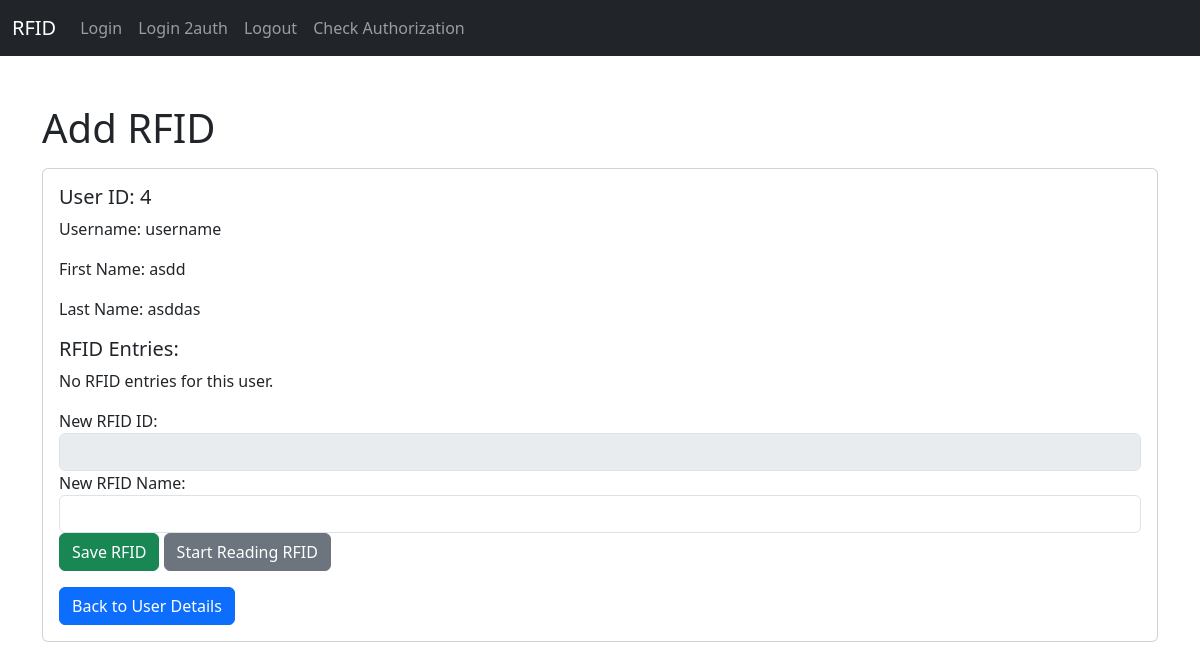
Page /add_rfid/4 on the committed database.
### entities/DatabaseManager.py (models this page shows, shortened)
class BaseModel(Model):
    class Meta:
        database = db

class User(BaseModel):
    username = CharField()
    first_name = CharField()
    password = CharField()
    name = CharField()
    last_name = CharField()

### server.py (the view, shortened to what this page needs)
@app.route('/add_rfid/<int:user_id>', methods=['GET', 'POST'])
def add_rfid_to_user_form(user_id):
    try:
        if (request.method == 'GET'):
            user = db_manager.get_user_by_id(user_id)
            return render_template('add_rfid.html', user=_user_to_model(user))
    except Exception as e:
        Logger.error(e)

### entities/DatabaseManager.py (called while the page is built)
    def get_user_by_id(self, user_id):
        user = User.select(User, RFID).where(User.id == user_id).join(RFID, JOIN.LEFT_OUTER).first()
        return user

### server.py (called while the page is built)
def _user_to_model(user):
    user_data = {
                'id' : user.id,
                'username': user.username,
                'first_name': user.first_name,
                'name': user.name,
                'last_name': user.last_name,
                'rfid': None  # По умолчанию RFID отсутствует
            }
    if user.rfid:  # Если у пользователя есть связанный RFID
        user_data['rfid'] = {
            'id': user.rfid.id,
            'name': user.rfid.name
        }
    return user_data

### templates/add_rfid.html (shortened to what this page needs)
{% include 'header.html' %}
    <div class="container mt-5">
        <h1>Add RFID</h1>
        <div class="card mt-3">
            <div class="card-body">
                <h5 class="card-title">User ID: {{ user.id }}</h5>
                <p class="card-text">Username: {{ user.username }}</p>
                <p class="card-text">First Name: {{ user.first_name }}</p>
                <p class="card-text">Last Name: {{ user.last_name }}</p>
                <h5 class="mt-3">RFID Entries:</h5>
                {% if user.rfid %}
                    <div class="card">
                        <div class="card-body">
                            <h6 class="card-subtitle mb-2 text-muted">RFID ID: {{ user.rfid.id }}</h6>
                            <p class="card-text">RFID Name: {{ user.rfid.name }}</p>
                        </div>
                    </div>
                {% else %}
                    <p>No RFID entries for this user.</p>
                {% endif %}
                <form method="post" action="/add_rfid/{{user.id}}">
                    <div class="form-group mt-3">
                        <label for="rfid_id">New RFID ID:</label>
                        <input type="text" class="form-control" id="rfid_id" name="rfid_id" disabled required>
                    </div>
                    <div class="form-group">
                        <label for="rfid_name">New RFID Name:</label>
                        <input type="text" class="form-control" id="rfid_name" name="rfid_name" required>
                    </div>
                    <button type="submit" class="btn btn-success">Save RFID</button>
                    <button type="button" class="btn btn-secondary ml-2" id="toggleReadRfid">Start Reading RFID</button>
                </form>
                <a href="{{ url_for('get_user', user_id=user.id) }}" class="btn btn-primary mt-3">Back to User Details</a>
            </div>
        </div>
    </div>
</body>
</html>

### static/css/main.css (style rules this page uses)
input { padding: 10px; font-size: 20px; transition: border-color 0.6s ease-in-out; border:1px solid black; }

### rows in the picture
User: username "username", first_name "asdd", last_name "asddas"

### other values in the picture
{{ user.id }} "4"
